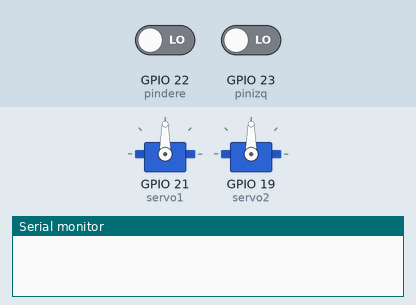
Recording of a sketch running on a simulated ESP32. On the bench: 2 × servo, the last lines printed to the serial monitor. The test bench sets the inputs (shaded band); at power-on: GPIO 22 (pindere) LOW, GPIO 23 (pinizq) LOW.

Above: at 1.2 s.
1.3 s: GPIO 22 (pindere) driven HIGH
At 1.55 s:
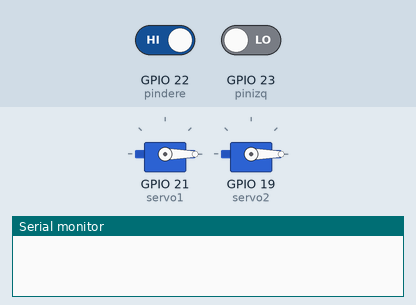
At 2.55 s:
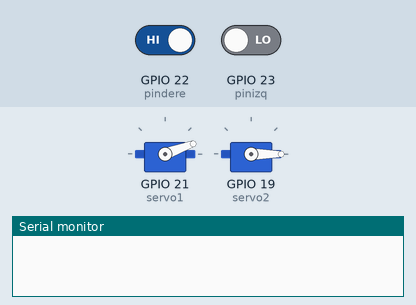
7.3 s: GPIO 22 (pindere) driven LOW and GPIO 23 (pinizq) driven HIGH
10.3 s: GPIO 22 (pindere) driven HIGH
19.3 s: GPIO 22 (pindere) driven LOW
At 20.55 s:
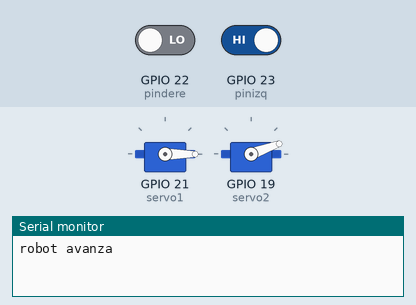
Timing chart, 0 to 25.3 s (numbered marks = the images above; inputs shaded):
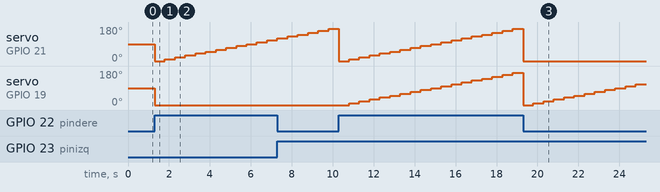

The sketch:

sketch_aug08a.ino
```cpp
#include <ESP32Servo.h>

Servo myservo;
Servo myservo1;
int pinizq= 23;
int pindere=22;
int servo1=21;
int servo2=19;

void setup() {
  Serial.begin(9600);   //iniciar puerto serie
  pinMode(pinizq, INPUT);
  pinMode(pindere, INPUT);//definir pin como entrada
  myservo.attach(servo1);
  myservo1.attach(servo2);
}

void loop(){
  int lecturaSensorIzq= digitalRead(pinizq);
  int lecturaSensorDer=digitalRead(pindere);
   if (lecturaSensorIzq == 1 && lecturaSensorDer == 0)
  {
   MotorIzquierdo();

  }
    if (lecturaSensorIzq == 1 && lecturaSensorDer == 1)
  {
    MotorAvanza(); // El robot avanza
    Serial.println("robot avanza");
  }
  if (lecturaSensorIzq == 0 && lecturaSensorDer == 1)
  {
   Motorderecho();

  }
}

void MotorAvanza(){
  int n=0;
  while (n<180){
    myservo.write(n);
    myservo1.write(n);
    n+=10;
    delay(500);
    }
  }
  void Motorderecho(){
  int n=0;
  while (n<180){
    myservo.write(n);
    myservo1.write(0);
    n+=10;
    delay(500);
    }
  }
  void MotorIzquierdo(){
  int n=0;
  while (n<180){
    myservo.write(0);
    myservo1.write(n);
    n+=10;
    delay(500);
    }
  }
  void parar(){
    myservo.write(0);
    myservo1.write(0);
    }
```

Measured:
- after the input at 1.3 s, servo on GPIO 21 (servo1): 90° → 0° at once, → 10° 0.50 s later, → 20° 0.50 s later, → 30° 0.50 s later, … (12 changes in this stretch); servo on GPIO 19 (servo2): 90° → 0° at once
- after the input at 19.3 s, servo on GPIO 21 (servo1): goes on until 19.3 s, then stays 0°
